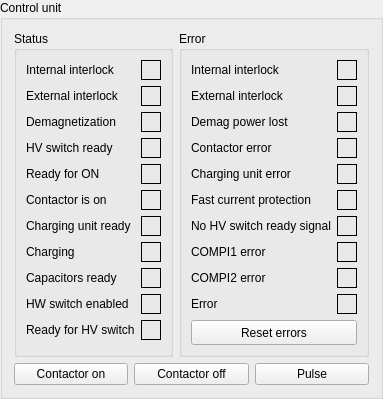
    <widget class="QGroupBox" name="groupBox_4">
     <property name="title">
      <string>Control unit</string>
     </property>
     <layout class="QVBoxLayout" name="verticalLayout_3" stretch="1,0">
      <item>
       <layout class="QHBoxLayout" name="horizontalLayout_3">
        <item>
         <layout class="QVBoxLayout" name="verticalLayout_4">
          <item>
           <widget class="QGroupBox" name="groupBox_5">
            <property name="sizePolicy">
             <sizepolicy hsizetype="Minimum" vsizetype="Minimum">
              <horstretch>0</horstretch>
              <verstretch>0</verstretch>
             </sizepolicy>
            </property>
            <property name="title">
             <string>Status</string>
            </property>
            <layout class="QGridLayout" name="gridLayout_3">
             <item row="0" column="0">
              <widget class="QLabel" name="label_34">
               <property name="text">
                <string>Internal interlock</string>
               </property>
              </widget>
             </item>
             <item row="0" column="1">
              <widget class="LEDindicator" name="CU_LED_S0" native="true">
               <property name="sizePolicy">
                <sizepolicy hsizetype="Fixed" vsizetype="Fixed">
                 <horstretch>0</horstretch>
                 <verstretch>0</verstretch>
                </sizepolicy>
               </property>
               <property name="minimumSize">
                <size>
                 <width>20</width>
                 <height>20</height>
                </size>
               </property>
               <property name="baseSize">
                <size>
                 <width>20</width>
                 <height>20</height>
                </size>
               </property>
               <property name="styleSheet">
                <string notr="true">border: 1 solid black	</string>
               </property>
              </widget>
             </item>
             <item row="1" column="0">
              <widget class="QLabel" name="label_33">
               <property name="text">
                <string>External interlock</string>
               </property>
              </widget>
             </item>
             <item row="1" column="1">
              <widget class="LEDindicator" name="CU_LED_S1" native="true">
               <property name="sizePolicy">
                <sizepolicy hsizetype="Fixed" vsizetype="Fixed">
                 <horstretch>0</horstretch>
                 <verstretch>0</verstretch>
                </sizepolicy>
               </property>
               <property name="minimumSize">
                <size>
                 <width>20</width>
                 <height>20</height>
                </size>
               </property>
               <property name="baseSize">
                <size>
                 <width>20</width>
                 <height>20</height>
                </size>
               </property>
               <property name="styleSheet">
                <string notr="true">border: 1 solid black	</string>
               </property>
              </widget>
             </item>
             <item row="2" column="0">
              <widget class="QLabel" name="label_28">
               <property name="text">
                <string>Demagnetization</string>
               </property>
              </widget>
             </item>
             <item row="2" column="1">
              <widget class="LEDindicator" name="CU_LED_S2" native="true">
               <property name="sizePolicy">
                <sizepolicy hsizetype="Fixed" vsizetype="Fixed">
                 <horstretch>0</horstretch>
                 <verstretch>0</verstretch>
                </sizepolicy>
               </property>
               <property name="minimumSize">
                <size>
                 <width>20</width>
                 <height>20</height>
                </size>
               </property>
               <property name="baseSize">
                <size>
                 <width>20</width>
                 <height>20</height>
                </size>
               </property>
               <property name="styleSheet">
                <string notr="true">border: 1 solid black	</string>
               </property>
              </widget>
             </item>
             <item row="3" column="0">
              <widget class="QLabel" name="label_29">
               <property name="text">
                <string>HV switch ready</string>
               </property>
              </widget>
             </item>
             <item row="3" column="1">
              <widget class="LEDindicator" name="CU_LED_S3" native="true">
               <property name="sizePolicy">
                <sizepolicy hsizetype="Fixed" vsizetype="Fixed">
                 <horstretch>0</horstretch>
                 <verstretch>0</verstretch>
                </sizepolicy>
               </property>
               <property name="minimumSize">
                <size>
                 <width>20</width>
                 <height>20</height>
                </size>
               </property>
               <property name="baseSize">
                <size>
                 <width>20</width>
                 <height>20</height>
                </size>
               </property>
               <property name="styleSheet">
                <string notr="true">border: 1 solid black	</string>
               </property>
              </widget>
             </item>
             <item row="4" column="0">
              <widget class="QLabel" name="label_30">
               <property name="text">
                <string>Ready for ON</string>
               </property>
              </widget>
             </item>
             <item row="4" column="1">
              <widget class="LEDindicator" name="CU_LED_S4" native="true">
               <property name="sizePolicy">
                <sizepolicy hsizetype="Fixed" vsizetype="Fixed">
                 <horstretch>0</horstretch>
                 <verstretch>0</verstretch>
                </sizepolicy>
               </property>
               <property name="minimumSize">
                <size>
                 <width>20</width>
                 <height>20</height>
                </size>
               </property>
               <property name="baseSize">
                <size>
                 <width>20</width>
                 <height>20</height>
                </size>
               </property>
               <property name="styleSheet">
                <string notr="true">border: 1 solid black	</string>
               </property>
              </widget>
             </item>
             <item row="5" column="0">
              <widget class="QLabel" name="label_31">
               <property name="text">
                <string>Contactor is on</string>
               </property>
              </widget>
             </item>
             <item row="5" column="1">
              <widget class="LEDindicator" name="CU_LED_S5" native="true">
               <property name="sizePolicy">
                <sizepolicy hsizetype="Fixed" vsizetype="Fixed">
                 <horstretch>0</horstretch>
                 <verstretch>0</verstretch>
                </sizepolicy>
               </property>
               <property name="minimumSize">
                <size>
                 <width>20</width>
                 <height>20</height>
                </size>
               </property>
               <property name="baseSize">
                <size>
                 <width>20</width>
                 <height>20</height>
                </size>
               </property>
               <property name="styleSheet">
                <string notr="true">border: 1 solid black	</string>
               </property>
              </widget>
             </item>
             <item row="6" column="0">
              <widget class="QLabel" name="label_32">
               <property name="text">
                <string>Charging unit ready</string>
               </property>
              </widget>
             </item>
             <item row="6" column="1">
              <widget class="LEDindicator" name="CU_LED_S6" native="true">
               <property name="sizePolicy">
                <sizepolicy hsizetype="Fixed" vsizetype="Fixed">
                 <horstretch>0</horstretch>
                 <verstretch>0</verstretch>
                </sizepolicy>
               </property>
               <property name="minimumSize">
                <size>
                 <width>20</width>
                 <height>20</height>
                </size>
               </property>
               <property name="baseSize">
                <size>
                 <width>20</width>
                 <height>20</height>
                </size>
               </property>
               <property name="styleSheet">
                <string notr="true">border: 1 solid black	</string>
               </property>
              </widget>
             </item>
             <item row="7" column="0">
              <widget class="QLabel" name="label_55">
               <property name="text">
                <string>Charging</string>
               </property>
              </widget>
             </item>
             <item row="7" column="1">
              <widget class="LEDindicator" name="CU_LED_S7" native="true">
               <property name="sizePolicy">
                <sizepolicy hsizetype="Fixed" vsizetype="Fixed">
                 <horstretch>0</horstretch>
                 <verstretch>0</verstretch>
                </sizepolicy>
               </property>
               <property name="minimumSize">
                <size>
                 <width>20</width>
                 <height>20</height>
                </size>
               </property>
               <property name="baseSize">
                <size>
                 <width>20</width>
                 <height>20</height>
                </size>
               </property>
               <property name="styleSheet">
                <string notr="true">border: 1 solid black	</string>
               </property>
              </widget>
             </item>
             <item row="8" column="0">
              <widget class="QLabel" name="label_56">
               <property name="text">
                <string>Capacitors ready</string>
               </property>
              </widget>
             </item>
             <item row="8" column="1">
              <widget class="LEDindicator" name="CU_LED_S8" native="true">
               <property name="sizePolicy">
                <sizepolicy hsizetype="Fixed" vsizetype="Fixed">
                 <horstretch>0</horstretch>
                 <verstretch>0</verstretch>
                </sizepolicy>
               </property>
               <property name="minimumSize">
                <size>
                 <width>20</width>
                 <height>20</height>
                </size>
               </property>
               <property name="baseSize">
                <size>
                 <width>20</width>
                 <height>20</height>
                </size>
               </property>
               <property name="styleSheet">
                <string notr="true">border: 1 solid black	</string>
               </property>
              </widget>
             </item>
             <item row="9" column="0">
              <widget class="QLabel" name="label_35">
               <property name="text">
                <string>HW switch enabled</string>
               </property>
              </widget>
             </item>
             <item row="9" column="1">
              <widget class="LEDindicator" name="CU_LED_S9" native="true">
               <property name="sizePolicy">
                <sizepolicy hsizetype="Fixed" vsizetype="Fixed">
                 <horstretch>0</horstretch>
                 <verstretch>0</verstretch>
                </sizepolicy>
               </property>
               <property name="minimumSize">
                <size>
                 <width>20</width>
                 <height>20</height>
                </size>
               </property>
               <property name="baseSize">
                <size>
                 <width>20</width>
                 <height>20</height>
                </size>
               </property>
               <property name="styleSheet">
                <string notr="true">border: 1 solid black	</string>
               </property>
              </widget>
             </item>
             <item row="10" column="0">
              <widget class="QLabel" name="label_57">
               <property name="text">
                <string>Ready for HV switch</string>
               </property>
              </widget>
             </item>
             <item row="10" column="1">
              <widget class="LEDindicator" name="CU_LED_S10" native="true">
               <property name="sizePolicy">
                <sizepolicy hsizetype="Fixed" vsizetype="Fixed">
                 <horstretch>0</horstretch>
                 <verstretch>0</verstretch>
                </sizepolicy>
               </property>
               <property name="minimumSize">
                <size>
                 <width>20</width>
                 <height>20</height>
                </size>
               </property>
               <property name="baseSize">
                <size>
                 <width>20</width>
                 <height>20</height>
                </size>
               </property>
               <property name="styleSheet">
                <string notr="true">border: 1 solid black	</string>
               </property>
              </widget>
             </item>
            </layout>
           </widget>
          </item>
         </layout>
        </item>
        <item>
         <widget class="QGroupBox" name="groupBox_6">
          <property name="title">
           <string>Error</string>
          </property>
          <layout class="QGridLayout" name="gridLayout_4">
           <item row="0" column="0">
            <widget class="QLabel" name="label_41">
             <property name="text">
              <string>Internal interlock</string>
             </property>
            </widget>
           </item>
           <item row="0" column="1">
            <widget class="LEDindicator" name="CU_LED_E0" native="true">
             <property name="sizePolicy">
              <sizepolicy hsizetype="Fixed" vsizetype="Fixed">
               <horstretch>0</horstretch>
               <verstretch>0</verstretch>
              </sizepolicy>
             </property>
             <property name="minimumSize">
              <size>
               <width>20</width>
               <height>20</height>
              </size>
             </property>
             <property name="baseSize">
              <size>
               <width>20</width>
               <height>20</height>
              </size>
             </property>
             <property name="styleSheet">
              <string notr="true">border: 1 solid black	</string>
             </property>
            </widget>
           </item>
           <item row="1" column="0">
            <widget class="QLabel" name="label_42">
             <property name="text">
              <string>External interlock</string>
             </property>
            </widget>
           </item>
           <item row="1" column="1">
            <widget class="LEDindicator" name="CU_LED_E1" native="true">
             <property name="sizePolicy">
              <sizepolicy hsizetype="Fixed" vsizetype="Fixed">
               <horstretch>0</horstretch>
               <verstretch>0</verstretch>
              </sizepolicy>
             </property>
             <property name="minimumSize">
              <size>
               <width>20</width>
               <height>20</height>
              </size>
             </property>
             <property name="baseSize">
              <size>
               <width>20</width>
               <height>20</height>
              </size>
             </property>
             <property name="styleSheet">
              <string notr="true">border: 1 solid black	</string>
             </property>
            </widget>
           </item>
           <item row="2" column="0">
            <widget class="QLabel" name="label_43">
             <property name="text">
              <string>Demag power lost</string>
             </property>
            </widget>
           </item>
           <item row="2" column="1">
            <widget class="LEDindicator" name="CU_LED_E2" native="true">
             <property name="sizePolicy">
              <sizepolicy hsizetype="Fixed" vsizetype="Fixed">
               <horstretch>0</horstretch>
               <verstretch>0</verstretch>
              </sizepolicy>
             </property>
             <property name="minimumSize">
              <size>
               <width>20</width>
               <height>20</height>
              </size>
             </property>
             <property name="baseSize">
              <size>
               <width>20</width>
               <height>20</height>
              </size>
             </property>
             <property name="styleSheet">
              <string notr="true">border: 1 solid black	</string>
             </property>
            </widget>
           </item>
           <item row="3" column="0">
            <widget class="QLabel" name="label_44">
             <property name="text">
              <string>Contactor error</string>
             </property>
            </widget>
           </item>
           <item row="3" column="1">
            <widget class="LEDindicator" name="CU_LED_E3" native="true">
             <property name="sizePolicy">
              <sizepolicy hsizetype="Fixed" vsizetype="Fixed">
               <horstretch>0</horstretch>
               <verstretch>0</verstretch>
              </sizepolicy>
             </property>
             <property name="minimumSize">
              <size>
               <width>20</width>
               <height>20</height>
              </size>
             </property>
             <property name="baseSize">
              <size>
               <width>20</width>
               <height>20</height>
              </size>
             </property>
             <property name="styleSheet">
              <string notr="true">border: 1 solid black	</string>
             </property>
            </widget>
           </item>
           <item row="4" column="0">
            <widget class="QLabel" name="label_45">
             <property name="text">
              <string>Charging unit error</string>
             </property>
            </widget>
           </item>
           <item row="4" column="1">
            <widget class="LEDindicator" name="CU_LED_E4" native="true">
             <property name="sizePolicy">
              <sizepolicy hsizetype="Fixed" vsizetype="Fixed">
               <horstretch>0</horstretch>
               <verstretch>0</verstretch>
              </sizepolicy>
             </property>
             <property name="minimumSize">
              <size>
               <width>20</width>
               <height>20</height>
              </size>
             </property>
             <property name="baseSize">
              <size>
               <width>20</width>
               <height>20</height>
              </size>
             </property>
             <property name="styleSheet">
              <string notr="true">border: 1 solid black	</string>
             </property>
            </widget>
           </item>
           <item row="5" column="0">
            <widget class="QLabel" name="label_46">
             <property name="text">
              <string>Fast current protection</string>
             </property>
            </widget>
           </item>
           <item row="5" column="1">
            <widget class="LEDindicator" name="CU_LED_E5" native="true">
             <property name="sizePolicy">
              <sizepolicy hsizetype="Fixed" vsizetype="Fixed">
               <horstretch>0</horstretch>
               <verstretch>0</verstretch>
              </sizepolicy>
             </property>
             <property name="minimumSize">
              <size>
               <width>20</width>
               <height>20</height>
              </size>
             </property>
             <property name="baseSize">
              <size>
               <width>20</width>
               <height>20</height>
              </size>
             </property>
             <property name="styleSheet">
              <string notr="true">border: 1 solid black	</string>
             </property>
            </widget>
           </item>
           <item row="6" column="0">
            <widget class="QLabel" name="label_47">
             <property name="text">
              <string>No HV switch ready signal</string>
             </property>
            </widget>
           </item>
           <item row="6" column="1">
            <widget class="LEDindicator" name="CU_LED_E6" native="true">
             <property name="sizePolicy">
              <sizepolicy hsizetype="Fixed" vsizetype="Fixed">
               <horstretch>0</horstretch>
               <verstretch>0</verstretch>
              </sizepolicy>
             </property>
             <property name="minimumSize">
              <size>
               <width>20</width>
               <height>20</height>
              </size>
             </property>
             <property name="baseSize">
              <size>
               <width>20</width>
               <height>20</height>
              </size>
             </property>
             <property name="styleSheet">
              <string notr="true">border: 1 solid black	</string>
             </property>
            </widget>
           </item>
           <item row="7" column="0">
            <widget class="QLabel" name="label_48">
             <property name="text">
              <string>COMPI1 error</string>
             </property>
            </widget>
           </item>
           <item row="7" column="1">
            <widget class="LEDindicator" name="CU_LED_E7" native="true">
             <property name="sizePolicy">
              <sizepolicy hsizetype="Fixed" vsizetype="Fixed">
               <horstretch>0</horstretch>
               <verstretch>0</verstretch>
              </sizepolicy>
             </property>
             <property name="minimumSize">
              <size>
               <width>20</width>
               <height>20</height>
              </size>
             </property>
             <property name="baseSize">
              <size>
               <width>20</width>
               <height>20</height>
              </size>
             </property>
             <property name="styleSheet">
              <string notr="true">border: 1 solid black	</string>
             </property>
            </widget>
           </item>
           <item row="8" column="0">
            <widget class="QLabel" name="label_49">
             <property name="text">
              <string>COMPI2 error</string>
             </property>
            </widget>
           </item>
           <item row="8" column="1">
            <widget class="LEDindicator" name="CU_LED_E8" native="true">
             <property name="sizePolicy">
              <sizepolicy hsizetype="Fixed" vsizetype="Fixed">
               <horstretch>0</horstretch>
               <verstretch>0</verstretch>
              </sizepolicy>
             </property>
             <property name="minimumSize">
              <size>
               <width>20</width>
               <height>20</height>
              </size>
             </property>
             <property name="baseSize">
              <size>
               <width>20</width>
               <height>20</height>
              </size>
             </property>
             <property name="styleSheet">
              <string notr="true">border: 1 solid black	</string>
             </property>
            </widget>
           </item>
           <item row="9" column="0">
            <widget class="QLabel" name="label_50">
             <property name="text">
              <string>Error</string>
             </property>
            </widget>
           </item>
           <item row="9" column="1">
            <widget class="LEDindicator" name="CU_LED_E9" native="true">
             <property name="sizePolicy">
              <sizepolicy hsizetype="Fixed" vsizetype="Fixed">
               <horstretch>0</horstretch>
               <verstretch>0</verstretch>
              </sizepolicy>
             </property>
             <property name="minimumSize">
              <size>
               <width>20</width>
               <height>20</height>
              </size>
             </property>
             <property name="baseSize">
              <size>
               <width>20</width>
               <height>20</height>
              </size>
             </property>
             <property name="styleSheet">
              <string notr="true">border: 1 solid black	</string>
             </property>
            </widget>
           </item>
           <item row="10" column="0" colspan="2">
            <widget class="QPushButton" name="pushButton_5">
             <property name="minimumSize">
              <size>
               <width>0</width>
               <height>25</height>
              </size>
             </property>
             <property name="text">
              <string>Reset errors</string>
             </property>
            </widget>
           </item>
          </layout>
         </widget>
        </item>
       </layout>
      </item>
      <item>
       <layout class="QHBoxLayout" name="horizontalLayout_4">
        <item>
         <widget class="QPushButton" name="pushButton_6">
          <property name="sizePolicy">
           <sizepolicy hsizetype="Fixed" vsizetype="Fixed">
            <horstretch>0</horstretch>
            <verstretch>0</verstretch>
           </sizepolicy>
          </property>
          <property name="minimumSize">
           <size>
            <width>50</width>
            <height>0</height>
           </size>
          </property>
          <property name="maximumSize">
           <size>
            <width>9999999</width>
            <height>16777215</height>
           </size>
          </property>
          <property name="text">
           <string>Contactor on</string>
          </property>
         </widget>
        </item>
        <item>
         <widget class="QPushButton" name="pushButton_7">
          <property name="sizePolicy">
           <sizepolicy hsizetype="Minimum" vsizetype="Fixed">
            <horstretch>0</horstretch>
            <verstretch>0</verstretch>
           </sizepolicy>
          </property>
          <property name="minimumSize">
           <size>
            <width>50</width>
            <height>0</height>
           </size>
          </property>
          <property name="maximumSize">
           <size>
            <width>999999</width>
            <height>16777215</height>
           </size>
          </property>
          <property name="text">
           <string>Contactor off</string>
          </property>
         </widget>
        </item>
        <item>
         <widget class="QPushButton" name="pushButton_8">
          <property name="text">
           <string>Pulse</string>
          </property>
         </widget>
        </item>
       </layout>
      </item>
     </layout>
    </widget>
